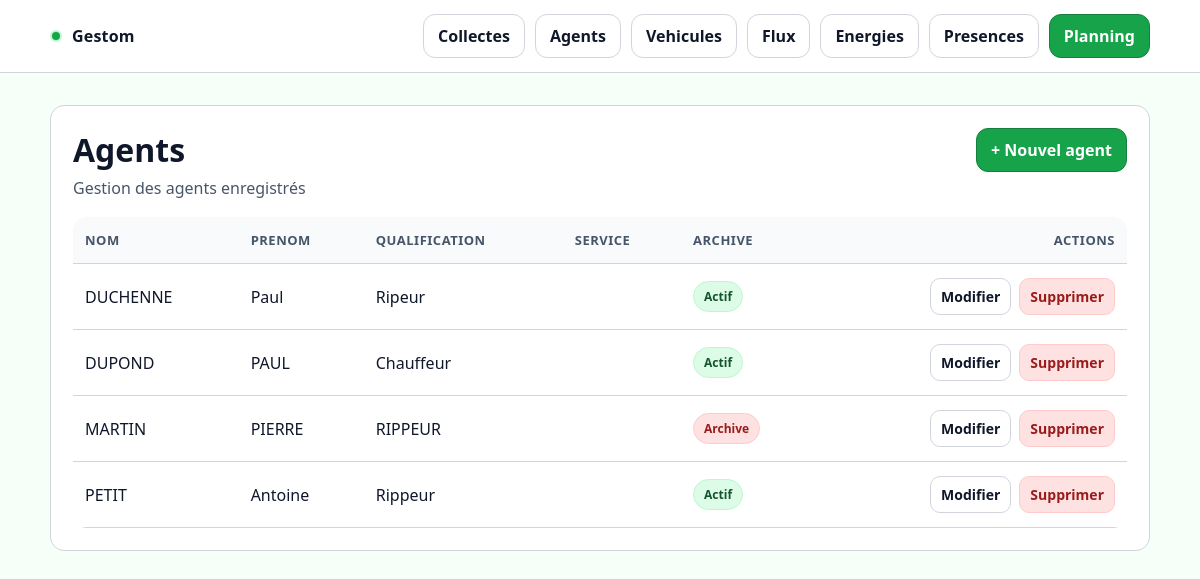
/agents/, run on an earlier commit of the app's database.
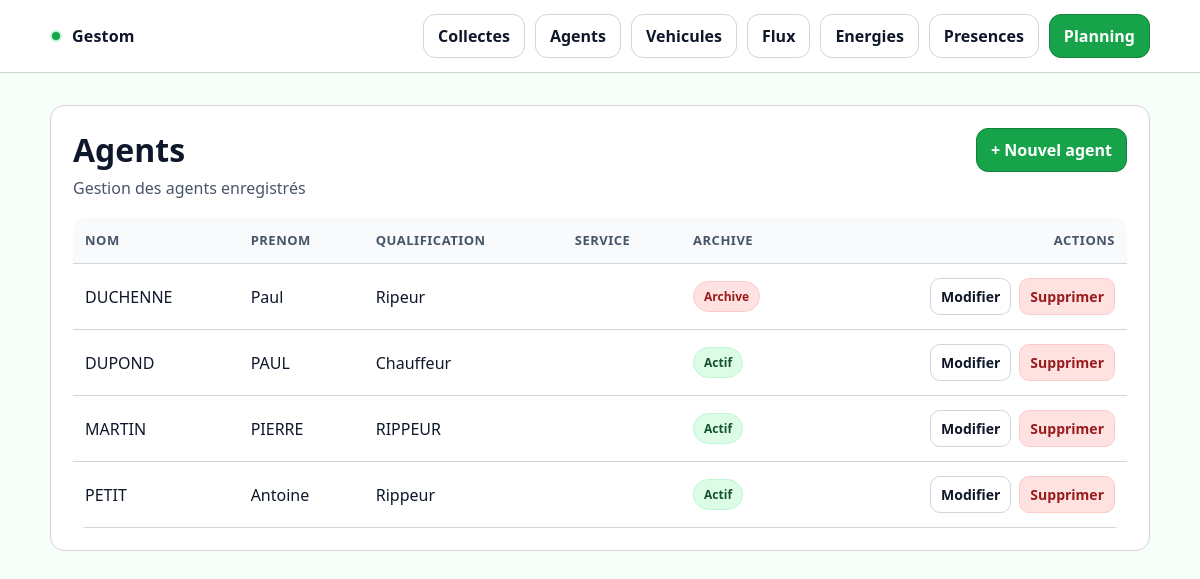
And on a later commit of the database.
### core/models.py (models this page shows, shortened)
class Agent(models.Model):
    id_ag = models.PositiveIntegerField(unique=True)
    nom = models.CharField(max_length=100)
    prenom = models.CharField(max_length=100)
    qualification = models.CharField(max_length=150, blank=True)
    service = models.CharField(max_length=150, blank=True)
    employeur = models.CharField(max_length=150, blank=True)
    hds_defaut = models.TimeField(null=True, blank=True)
    hajout_quotidien = models.TimeField(null=True, blank=True)
    echeance_permis = models.DateField(null=True, blank=True)
    echeance_fco = models.DateField(null=True, blank=True)
    supp = models.BooleanField(default=False)
    archive = models.BooleanField(default=False)
    arrivee = models.DateField(null=True, blank=True)
    depart = models.DateField(null=True, blank=True)
    tel = models.CharField(max_length=30, blank=True)
    class Meta:
        ordering = ["nom", "prenom"]

### core/views.py (the view)
# urls.py: path("agents/", AgentListView.as_view(), name="agent_list"),
class AgentListView(ListView):
    model = Agent
    template_name = "core/agent_list.html"
    context_object_name = "agents"

### core/templates/core/agent_list.html (shortened to what this page needs)
{% extends "core/base.html" %}
{% block content %}
<div class="card">
  <div class="card__pad">
    <div class="header">
      <div>
        <h1 class="h1">Agents</h1>
        <p class="sub">Gestion des agents enregistrés</p>
      </div>
      <a href="{% url 'core:agent_create' %}" class="btn btn--primary">
        + Nouvel agent
      </a>
    </div>
    <div class="table-wrap">
      <table class="table">
        <thead>
          <tr>
            <th>Nom</th>
            <th>Prenom</th>
            <th>Qualification</th>
            <th>Service</th>
            <th>Archive</th>
            <th class="right">Actions</th>
          </tr>
        </thead>
        <tbody>
          {% for agent in object_list %}
          <tr>
            <td>{{ agent.nom }}</td>
            <td>{{ agent.prenom }}</td>
            <td>{{ agent.qualification }}</td>
            <td>{{ agent.service }}</td>
            <td>
              {% if agent.archive %}
                <span class="badge badge--low">Archive</span>
              {% else %}
                <span class="badge badge--ok">Actif</span>
              {% endif %}
            </td>
            <td class="right">
              <div class="actions">
                <a href="{% url 'core:agent_update' agent.id %}" class="btn btn--sm btn--ghost">Modifier</a>
                <a href="{% url 'core:agent_delete' agent.id %}" class="btn btn--sm btn--danger">Supprimer</a>
              </div>
            </td>
          </tr>
          {% empty %}
          <tr>
            <td colspan="6" class="sub">Aucun agent enregistré</td>
          </tr>
          {% endfor %}
        </tbody>
      </table>
    </div>
  </div>
</div>
{% endblock %}

What changed in the data, as far as the page shows it:
changed Agent "DUCHENNE": archive "Actif" → "Archive"
changed Agent "MARTIN": archive "Archive" → "Actif"
